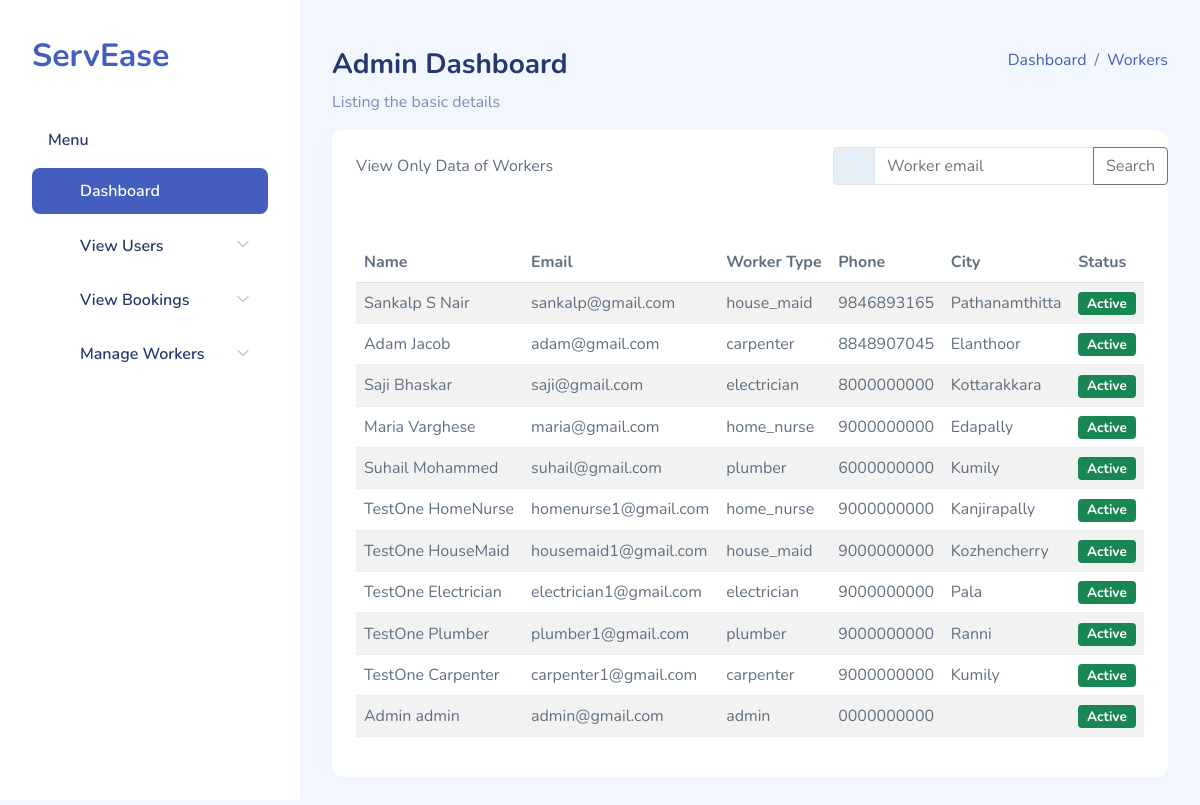
The page /full_workers/ on the database its author committed.
### Home_app/models.py (models this page shows)
class Users(models.Model):
    user_id = models.AutoField(primary_key=True)
    firstname = models.CharField(max_length=20,blank=False)
    lastname = models.CharField(max_length=20,blank=False)
    email = models.EmailField(unique=True,blank=False)
    phone = models.CharField(max_length=10,null=True)
    address = models.TextField()
    place=models.CharField(max_length=30, blank=True)
    availability = models.IntegerField(default=0)
    district = models.CharField(max_length=20, blank=True)
    image = models.ImageField(upload_to='profile_pic', null=True, blank=True)
    password = models.CharField(max_length=256)
    usertype = models.CharField(max_length=20)
    active = models.BooleanField(default=True)

### Home_app/views.py (the view)
# urls.py: path('full_workers/', views.Full_workersPage, name='full_workers'),
def Full_workersPage(request):
    workers = Users.objects.exclude(usertype='customer')
    return render(request, 'admin_temp/full_workers.html', {'workers': workers})

### templates/admin_temp/full_workers.html (shortened to what this page needs)
{% load static %}
<!DOCTYPE html>
<html lang="en">
<head>
    <link rel="stylesheet" href="{% static 'adm_assets/css/bootstrap.css' %}">
    <link rel="stylesheet" href="{% static 'adm_assets/vendors/iconly/bold.css'%}">
    <link rel="stylesheet" href="{% static 'adm_assets/vendors/perfect-scrollbar/perfect-scrollbar.css' %}">
    <link rel="stylesheet" href="{% static 'adm_assets/vendors/bootstrap-icons/bootstrap-icons.css' %}">
    <link rel="stylesheet" href="{% static 'adm_assets/css/app.css' %}">
</head>
<body>
    <div id="app">
        <div id="sidebar" class="active">
            <div class="sidebar-wrapper active">
                <div class="sidebar-header">
                    <div class="d-flex justify-content-between">
                        <div class="logo">
                            <a href="#">ServEase</a>
                        </div>
                    </div>
                </div>
<div class="sidebar-menu">
    <ul class="menu">
        <li class="sidebar-title">Menu</li>
        <li class="sidebar-item active ">
            <a href="{% url 'dashboard' %}" class='sidebar-link'>
                <i class="bi bi-grid-fill"></i>
                <span>Dashboard</span>
            </a>
        </li>
        <li class="sidebar-item  has-sub">
            <a href="#" class='sidebar-link'>
                <i class="bi bi-stack"></i>
                <span>View Users</span>
            </a>
        </li>
        <li class="sidebar-item  has-sub">
            <a href="#" class='sidebar-link'>
                <i class="bi bi-collection-fill"></i>
                <span>View Bookings</span>
            </a>
        </li>
        <li class="sidebar-item  has-sub">
            <a href="#" class='sidebar-link'>
                <i class="bi bi-stack"></i>
                <span>Manage Workers</span>
            </a>
        </li>
</div>
</div>
</div>
        <div id="main">
            <div class="page-heading">
                <div class="page-title">
                    <div class="row">
                        <div class="col-12 col-md-6 order-md-1 order-last">
                            <h3>Admin Dashboard</h3>
                            <p class="text-subtitle text-muted">Listing the basic details</p>
                        </div>
                        <div class="col-12 col-md-6 order-md-2 order-first">
                            <nav aria-label="breadcrumb" class="breadcrumb-header float-start float-lg-end">
                                <ol class="breadcrumb">
                                    <li class="breadcrumb-item"><a href="{% url 'dashboard' %}">Dashboard</a></li>
                                    <li class="breadcrumb-item active" aria-current="page"><a href="{% url 'full_workers' %}">Workers</a></li>
                                </ol>
                            </nav>
                        </div>
                    </div>
                </div>
                <section class="section">
                    <div class="card">
                        <div class="d-flex align-items-center justify-content-between mb-3">
                            <div class="card-header">
                                View Only Data of Workers
                            </div>
                            <form method="GET" action="{% url 'emailsearch' %}">
                                <div class="input-group">
                                    <span class="input-group-text" id="basic-addon1">
                                        <i class="bi bi-search"></i>
                                    </span>
                                    <input type="text" class="form-control" name="email" placeholder="Worker email" aria-label="Recipient's username" aria-describedby="button-addon2">
                                    <button class="btn btn-outline-secondary" type="submit" id="button-addon2">Search</button>
                                </div>
                            </form>
                        </div>
                        <div class="card-body">
                            <table class="table table-striped" id="table1">
                                <thead>
                                    <tr>
                                        <th>Name</th>
                                        <th>Email</th>
                                        <th>Worker Type</th>
                                        <th>Phone</th>
                                        <th>City</th>
                                        <th>Status</th>
                                    </tr>
                                </thead>
                                <tbody>
                                    {% for worker in workers %}
                                    <tr>
                                        <td>{{ worker.firstname }} {{ worker.lastname }}</td>
                                        <td>{{ worker.email }}</td>
                                        <td>{{ worker.usertype }}</td>
                                        <td>{{ worker.phone }}</td>
                                        <td>{{ worker.place }}</td>
                                        <td>
                                            {% if worker.availability %}
                                                <span class="badge bg-success">Active</span>
                                            {% else %}
                                                <span class="badge bg-danger">Inactive</span>
                                            {% endif %}
                                        </td>
                                    </tr>
                                    {% empty %}
                                    <tr>
                                        <td colspan="6">No workers found.</td>
                                    </tr>
                                    {% endfor %}
                                </tbody>
                            </table>
                        </div>
                    </div>
                </section>
            </div>
        </div>
    </div>
</body>
</html>

### static/adm_assets/css/app.css (style rules this page uses)
.card { margin-bottom:2.2rem;border:none }
.card .card-header { border:none }
.card .card-body { padding:1.5rem }
#sidebar.active .sidebar-wrapper { left:0 }
.sidebar-wrapper { width:300px;height:100vh;position:fixed;top:0;z-index:10;overflow-y:auto;background-color:#fff;bottom:0;transition:left .5s ease-out }
.sidebar-wrapper .sidebar-header { padding:2rem 2rem 1rem;font-size:2rem;font-weight:700 }
.sidebar-wrapper .menu { margin-top:2rem;padding:0 2rem;font-weight:600 }
.sidebar-wrapper .menu .sidebar-title { padding:0 1rem;margin:1.5rem 0 1rem;font-size:1rem;list-style:none;font-weight:600;color:#25396f }
.sidebar-wrapper .menu .sidebar-link { display:block;padding:.7rem 1rem;font-size:1rem;display:flex;align-items:center;border-radius:.5rem;transition:all .5s;text-decoration:none;color:#25396f }
.sidebar-wrapper .menu .sidebar-link i,.sidebar-wrapper .menu .sidebar-link svg { color:#7c8db5 }
.sidebar-wrapper .menu .sidebar-link span { margin-left:1rem }
.sidebar-wrapper .menu .sidebar-item { list-style:none;margin-top:.5rem;position:relative }
.sidebar-wrapper .menu .sidebar-item.has-sub .sidebar-link:after { position:absolute;color:#ccc;right:15px;top:12px;display:block }
.sidebar-wrapper .menu .sidebar-item.active .sidebar-link { background-color:#435ebe }
.sidebar-wrapper .menu .sidebar-item.active .sidebar-link span { color:#fff }
.sidebar-wrapper .menu .sidebar-item.active .sidebar-link i,.sidebar-wrapper .menu .sidebar-item.active .sidebar-link svg { fill:#fff;color:#fff }
.dataTable-table td,.dataTable-table thead th,.table td,.table thead th { vertical-align:middle }
.dataTable-table:not(.table-borderless) thead th,.table:not(.table-borderless) thead th { border-bottom:1px solid #dedede!important }
.bi { width:1rem;height:1rem }
#main { margin-left:300px;padding:2rem }
.page-heading { margin:0 0 2rem }
.page-heading h3 { font-weight:700 }
a { text-decoration:none }

### rows shown on the page
Users: firstname "Sankalp", lastname "S Nair", email "sankalp@gmail.com", usertype "house_maid", phone "9846893165", place "Pathanamthitta", availability "Active"
Users: firstname "Adam", lastname "Jacob", email "adam@gmail.com", usertype "carpenter", phone "8848907045", place "Elanthoor", availability "Active"
Users: firstname "Saji", lastname "Bhaskar", email "saji@gmail.com", usertype "electrician", phone "8000000000", place "Kottarakkara", availability "Active"
Users: firstname "Maria", lastname "Varghese", email "maria@gmail.com", usertype "home_nurse", phone "9000000000", place "Edapally", availability "Active"
Users: firstname "Suhail", lastname "Mohammed", email "suhail@gmail.com", usertype "plumber", phone "6000000000", place "Kumily", availability "Active"
Users: firstname "TestOne", lastname "HomeNurse", email "homenurse1@gmail.com", usertype "home_nurse", phone "9000000000", place "Kanjirapally", availability "Active"
Users: firstname "TestOne", lastname "HouseMaid", email "housemaid1@gmail.com", usertype "house_maid", phone "9000000000", place "Kozhencherry", availability "Active"
Users: firstname "TestOne", lastname "Electrician", email "electrician1@gmail.com", usertype "electrician", phone "9000000000", place "Pala", availability "Active"
Users: firstname "TestOne", lastname "Plumber", email "plumber1@gmail.com", usertype "plumber", phone "9000000000", place "Ranni", availability "Active"
Users: firstname "TestOne", lastname "Carpenter", email "carpenter1@gmail.com", usertype "carpenter", phone "9000000000", place "Kumily", availability "Active"
Users: firstname "Admin", lastname "admin", email "admin@gmail.com", usertype "admin", phone "0000000000", availability "Active"
